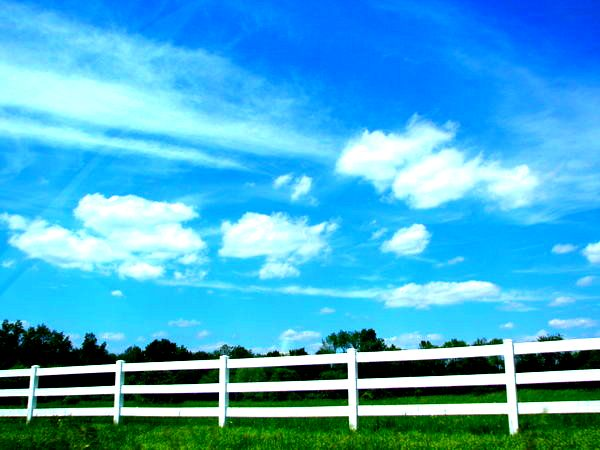
//> input picture Data/fance.jpg, 600 x 450 px
$ ./main   (built with g++ and OpenCV 4)
//> lines starting //> are read from the running program, lines starting //| are printed output that depends on the picture; after the words box and inside, x2 and y2 are one past the last pixel; in counts of white or black regions, pixels touching at a corner belong together
### Zadanie/hough.h
#ifndef HOUGH_H_
#define HOUGH_H_

#include <vector>

namespace zad {

	class Hough {
	public:
		Hough();
		virtual ~Hough();
	public:
		int Transform(unsigned char* img_data, int w, int h);
		std::vector< std::pair< std::pair<int, int>, std::pair<int, int> > > GetLines(int threshold);
		const unsigned int* GetAccu(int *w, int *h);
	private:
		unsigned int* _accu;
		int _accu_w;
		int _accu_h;
		int _img_w;
		int _img_h;
	};

}

#endif

### Zadanie/hough.cpp


#include "hough.h"
#include <cmath>
#include <iostream>
#include <string.h>
#include <stdlib.h>


#define DEG2RAD 0.017453293f

namespace zad {

	Hough::Hough() :_accu(0), _accu_w(0), _accu_h(0), _img_w(0), _img_h(0)
	{

	}

	Hough::~Hough() {
		if (_accu)
			free(_accu);
	}


	int Hough::Transform(unsigned char* img_data, int w, int h)
	{
		_img_w = w;
		_img_h = h;

		//Create the accu
		double hough_h = ((sqrt(2.0) * (double)(h>w ? h : w)) / 2.0);
		_accu_h = hough_h * 2.0; // -r -> +r
		_accu_w = 180;

		_accu = (unsigned int*)calloc(_accu_h * _accu_w, sizeof(unsigned int));

		double center_x = w / 2;
		double center_y = h / 2;


		for (int y = 0; y<h; y++)
		{
			for (int x = 0; x<w; x++)
			{
				if (img_data[(y*w) + x] > 250)
				{
					for (int t = 0; t<180; t++)
					{
						double r = (((double)x - center_x) * cos((double)t * DEG2RAD)) + (((double)y - center_y) * sin((double)t * DEG2RAD));
						_accu[(int)((round(r + hough_h) * 180.0)) + t]++;
					}
				}
			}
		}

		return 0;
	}

	std::vector< std::pair< std::pair<int, int>, std::pair<int, int> > > Hough::GetLines(int threshold)
	{
		std::vector< std::pair< std::pair<int, int>, std::pair<int, int> > > lines;

		if (_accu == 0)
			return lines;

		for (int r = 0; r<_accu_h; r++)
		{
			for (int t = 0; t<_accu_w; t++)
			{
				if ((int)_accu[(r*_accu_w) + t] >= threshold)
				{
					//Is this point a local maxima (9x9)
					int max = _accu[(r*_accu_w) + t];
					for (int ly = -4; ly <= 4; ly++)
					{
						for (int lx = -4; lx <= 4; lx++)
						{
							if ((ly + r >= 0 && ly + r<_accu_h) && (lx + t >= 0 && lx + t<_accu_w))
							{
								if ((int)_accu[((r + ly)*_accu_w) + (t + lx)] > max)
								{
									max = _accu[((r + ly)*_accu_w) + (t + lx)];
									ly = lx = 5;
								}
							}
						}
					}
					if (max >(int)_accu[(r*_accu_w) + t])
						continue;


					int x1, y1, x2, y2;
					x1 = y1 = x2 = y2 = 0;

					if (t >= 45 && t <= 135)
					{
						//y = (r - x cos(t)) / sin(t)
						x1 = 0;
						y1 = ((double)(r - (_accu_h / 2)) - ((x1 - (_img_w / 2)) * cos(t * DEG2RAD))) / sin(t * DEG2RAD) + (_img_h / 2);
						x2 = _img_w - 0;
						y2 = ((double)(r - (_accu_h / 2)) - ((x2 - (_img_w / 2)) * cos(t * DEG2RAD))) / sin(t * DEG2RAD) + (_img_h / 2);
					}
					else
					{
						//x = (r - y sin(t)) / cos(t);
						y1 = 0;
						x1 = ((double)(r - (_accu_h / 2)) - ((y1 - (_img_h / 2)) * sin(t * DEG2RAD))) / cos(t * DEG2RAD) + (_img_w / 2);
						y2 = _img_h - 0;
						x2 = ((double)(r - (_accu_h / 2)) - ((y2 - (_img_h / 2)) * sin(t * DEG2RAD))) / cos(t * DEG2RAD) + (_img_w / 2);
					}

					lines.push_back(std::pair< std::pair<int, int>, std::pair<int, int> >(std::pair<int, int>(x1, y1), std::pair<int, int>(x2, y2)));

				}
			}
		}

		std::cout << "lines: " << lines.size() << " " << threshold << std::endl;
		return lines;
	}

	const unsigned int* Hough::GetAccu(int *w, int *h)
	{
		*w = _accu_w;
		*h = _accu_h;

		return _accu;
	}

}

### Zadanie/main.cpp

#include <stdio.h>
#include <string>
#include <map>
#include <iostream>

#include "opencv2/highgui/highgui.hpp"
#include "opencv2/imgproc/imgproc.hpp"
#include "opencv2/core/core.hpp"

#include "hough.h"

using namespace cv;

int  threshold = 5;

std::string img_path="../Data/fance.jpg";


const char* CW_IMG_ORIGINAL = "Result";
const char* CW_IMG_EDGE = "Canny Edge Detection";
const char* CW_ACCUMULATOR = "Accumulator";
const char* CW_IMG_BLUR = "Blur";

void doTransform(std::string, int threshold);


void usage(char * s)
{

	fprintf(stderr, "\n");
	fprintf(stderr, "%s -s <source file> [-t <threshold>] - hough transform. build: %s-%s \n", s, __DATE__, __TIME__);
	fprintf(stderr, "   s: path image file\n");
	fprintf(stderr, "   t: hough threshold\n");
	fprintf(stderr, "\nexample:  ./hough -s ./img/russell-crowe-robin-hood-arrow.jpg -t 195\n");
	fprintf(stderr, "\n");
}


// V funkcii main si vytvoríme okná do ktorých zobrazíme výsledky ,
// nastavíme ich velkos a ich polohu na obrazovke.
// V maine ete zavoláme funkciu doTransform ktorá vykoná houghovú
// tranosformáciu a zobrazí výsledky do okien ktoré sme si vytvorili
int main(int argc, char** argv) {


	cv::namedWindow(CW_IMG_ORIGINAL, cv::WINDOW_AUTOSIZE);
	cv::namedWindow(CW_IMG_BLUR, cv::WINDOW_AUTOSIZE);
	cv::namedWindow(CW_IMG_EDGE, cv::WINDOW_AUTOSIZE);
	cv::namedWindow(CW_ACCUMULATOR, cv::WINDOW_AUTOSIZE);

	cvMoveWindow(CW_IMG_ORIGINAL, 10, 10);
	cvMoveWindow(CW_IMG_EDGE, 680, 10);
	cvMoveWindow(CW_ACCUMULATOR, 680, 10);
	cvMoveWindow(CW_IMG_BLUR, 20, 10);

	doTransform(img_path, 0 ); // tu zadáme treshold


	return 0;
}


// V tejto funkcii urobíme naèitánie obrázka, potom tento obrázok prejdeme pomocou filtrov a to filtrom
//rozmazania , potom filtrom na dekeciu hrán ktorý tam obrázok upraví aj do èierno bielej
// potom poleme takéto spracovaný obraz do naej funkcie v ktoréj detekujeme èiary tam si
//naplníme akumulátor a potom v tomto akumulátore hladáme najlepie monosti
// Nasledne najlepie výsledky zobrazíme
void doTransform(std::string file_path, int threshold)
{
//> called with file_path = "../Data/fance.jpg", threshold = 0

	cv::Mat img_edge;
	cv::Mat img_blur;

	cv::Mat img_ori = cv::imread(file_path, 1);
//> img_ori is the input picture: 450 rows x 600 cols, CV_8UC3; mean B, G, R 211.8, 172.9, 71.1
	cv::blur(img_ori, img_blur, cv::Size(5, 5));
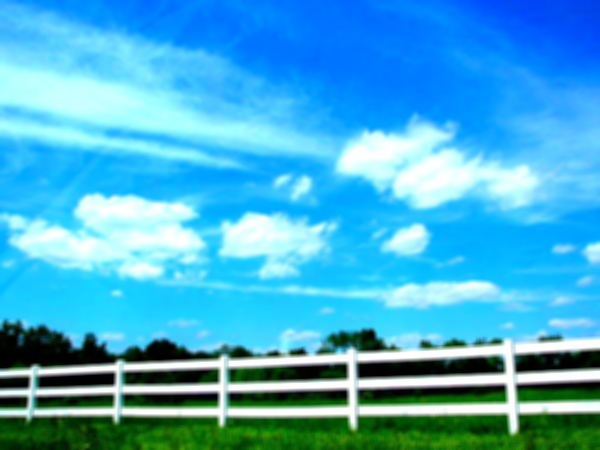
//> img_blur: 450 rows x 600 cols, CV_8UC3; mean B, G, R 211.9, 172.9, 71.1
	cv::Canny(img_blur, img_edge, 100, 150, 3);
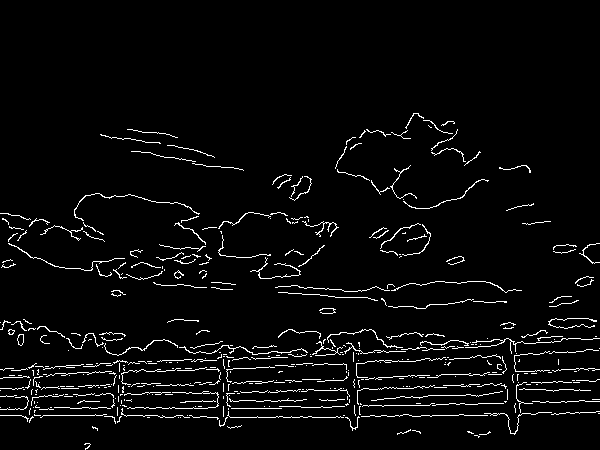
//> img_edge: 450 rows x 600 cols, CV_8UC1; 3.8% white in thin lines or dots, all inside (x1, y1, x2, y2) = (0, 113, 600, 450)

	int w = img_edge.cols;
//> w = 600
	int h = img_edge.rows;
//> h = 450

	//Transfromácia
	zad::Hough hough;
	hough.Transform(img_edge.data, w, h);


	if (threshold == 0)
		threshold = w>h ? w / 4 : h / 4;
//> threshold = 150

	while (1)
	{
		cv::Mat img_res = img_ori.clone();

		//Hladám v akumulátore
		std::vector< std::pair< std::pair<int, int>, std::pair<int, int> > > lines = hough.GetLines(threshold);
//> after the loop in GetLines, `for (int r = 0; r<_accu_h; r++)`: lines = 8 items
//| lines: 8 150
//> lines = 8 items

		//Vykreslíme výsledky
		std::vector< std::pair< std::pair<int, int>, std::pair<int, int> > >::iterator it;
		for (it = lines.begin(); it != lines.end(); it++)
		{
			cv::line(img_res, cv::Point(it->first.first, it->first.second), cv::Point(it->second.first, it->second.second), cv::Scalar(0, 0, 255), 2, 8);
		}
//> this loop made 8 passes
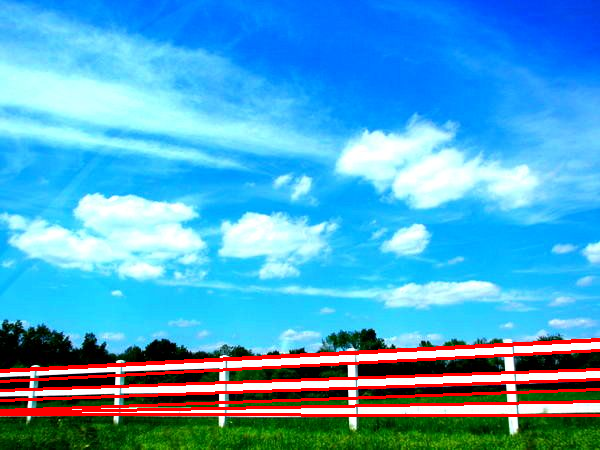
//> img_res: 450 rows x 600 cols, CV_8UC3; 4.87% of pixels changed, all inside (x1, y1, x2, y2) = (0, 338, 600, 417)

		//Zobrazím vetky
		int aw, ah, maxa;
		aw = ah = maxa = 0;
		const unsigned int* accu = hough.GetAccu(&aw, &ah);
//> aw = 180; ah = 848

		for (int p = 0; p<(ah*aw); p++)
		{
			if ((int)accu[p] > maxa)
				maxa = accu[p];
		}
//> this loop made 152640 passes
//> maxa on passes 22321, 22681, 22861, 23761, 23941, 26461, 30245, 30786, 36374, 38160, 38699, 44643: 11, 16, 18, 21, 23, 25, 28, 31, 37, 38, 42, 46
//> after the loop, maxa = 229
		double contrast = 1.0;
		double coef = 255.0 / (double)maxa * contrast;
//> coef = 1.11

		cv::Mat img_accu(ah, aw, CV_8UC3);
//> img_accu: 848 rows x 180 cols, CV_8UC3; every value is 0
		for (int p = 0; p<(ah*aw); p++)
		{
			unsigned char c = (double)accu[p] * coef < 255.0 ? (double)accu[p] * coef : 255.0;
			img_accu.data[(p * 3) + 0] = 255;
			img_accu.data[(p * 3) + 1] = 255 - c;
			img_accu.data[(p * 3) + 2] = 255 - c;
		}
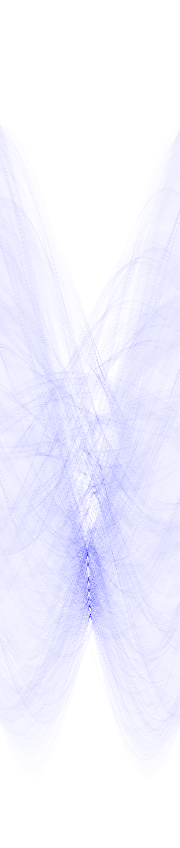
//> img_accu: 848 rows x 180 cols, CV_8UC3; mean B, G, R 255, 241.7, 241.7

		cv::imshow(CW_IMG_BLUR, img_blur);
		cv::imshow(CW_IMG_ORIGINAL, img_res);
		cv::imshow(CW_IMG_EDGE, img_edge);
		cv::imshow(CW_ACCUMULATOR, img_accu);

		char c = cv::waitKey(360000);
//> the Esc key is pressed
		if (c == '+')
			threshold += 5;
		if (c == '-')
			threshold -= 5;
		if (c == 27)
			break;
	}
//> after the loop, threshold = 150
}

$ run again, with Data/846344_3.jpg copied over Data/fance.jpg
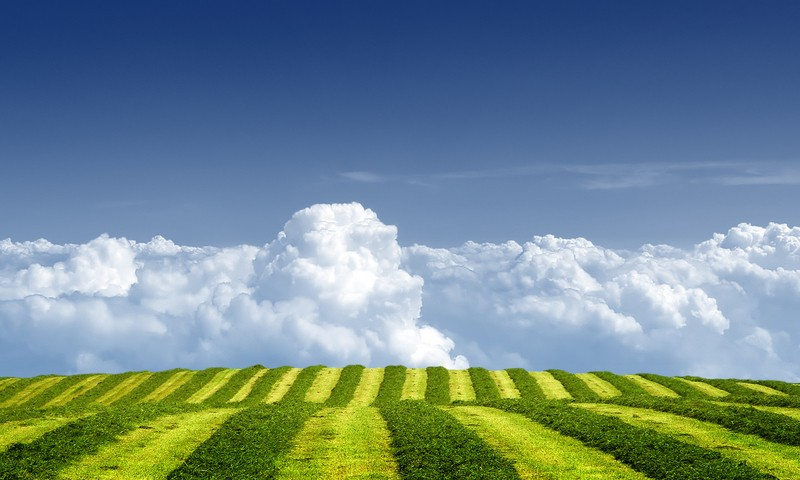
//> input picture Data/846344_3.jpg, 800 x 480 px
//> in doTransform, img_ori is the input picture: 480 rows x 800 cols, CV_8UC3; mean B, G, R 139.9, 136.6, 112.3
//> in doTransform, `cv::Canny(img_blur, img_edge, 100, 150, 3);`:
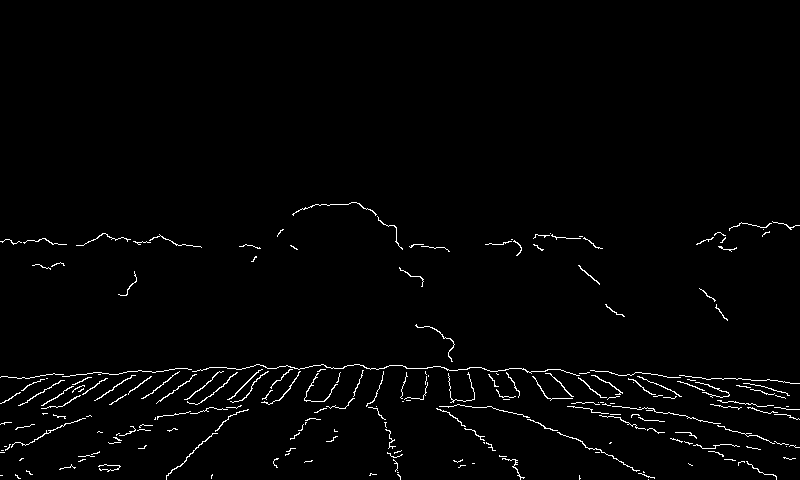
//> img_edge: 480 rows x 800 cols, CV_8UC1; 1.7% white in thin lines or dots, all inside (x1, y1, x2, y2) = (0, 202, 800, 480)
//> after the loop in GetLines, `for (int r = 0; r<_accu_h; r++)`: lines = 0 items
//| lines: 0 200
//> aw = 180; ah = 1131
//> the loop in doTransform, `for (int p = 0; p<(ah*aw); p++)` made 203580 passes
//> maxa on passes 29881, 30061, 30241, 30601, 31683, 32400, 34382, 35640: 6, 7, 8, 9, 10, 11, 12, 13
//> after the loop in doTransform, `for (int p = 0; p<(ah*aw); p++)`: maxa = 138
//> coef = 1.85
//> after the loop in doTransform, `for (int p = 0; p<(ah*aw); p++)`:
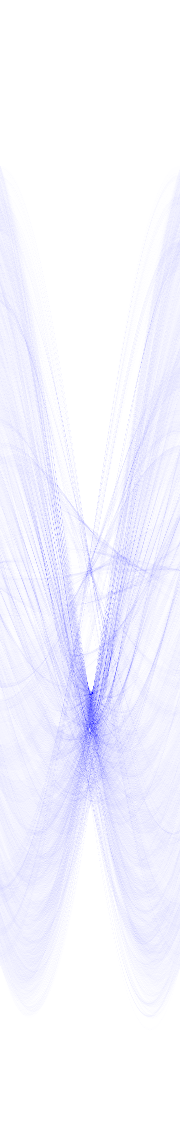
//> img_accu: 1131 rows x 180 cols, CV_8UC3; mean B, G, R 255, 244.6, 244.6

$ run again, with Data/house.jpg copied over Data/fance.jpg
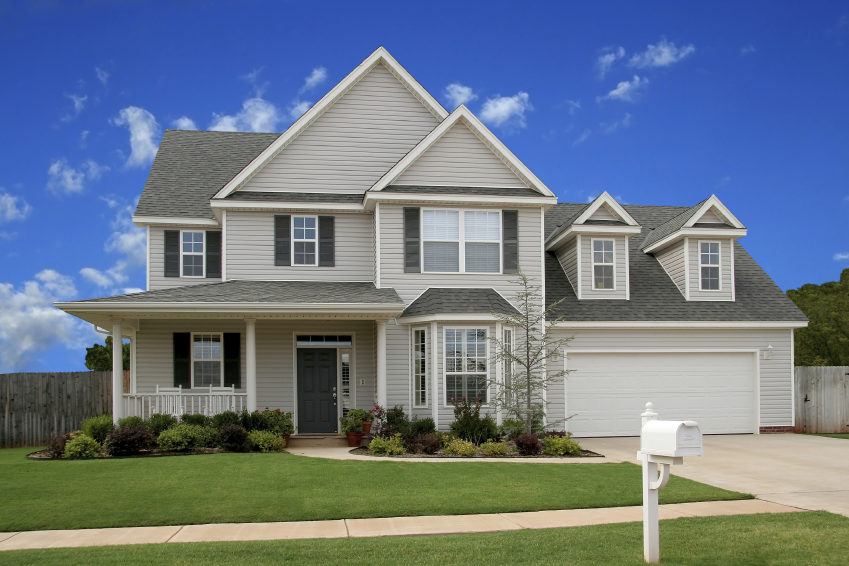
//> input picture Data/house.jpg, 1698 x 1131 px (shown at 1/2 size)
//> in doTransform, img_ori is the input picture: 1131 rows x 1698 cols, CV_8UC3; mean B, G, R 136, 120.7, 107.1
//> in doTransform, `cv::Canny(img_blur, img_edge, 100, 150, 3);`:
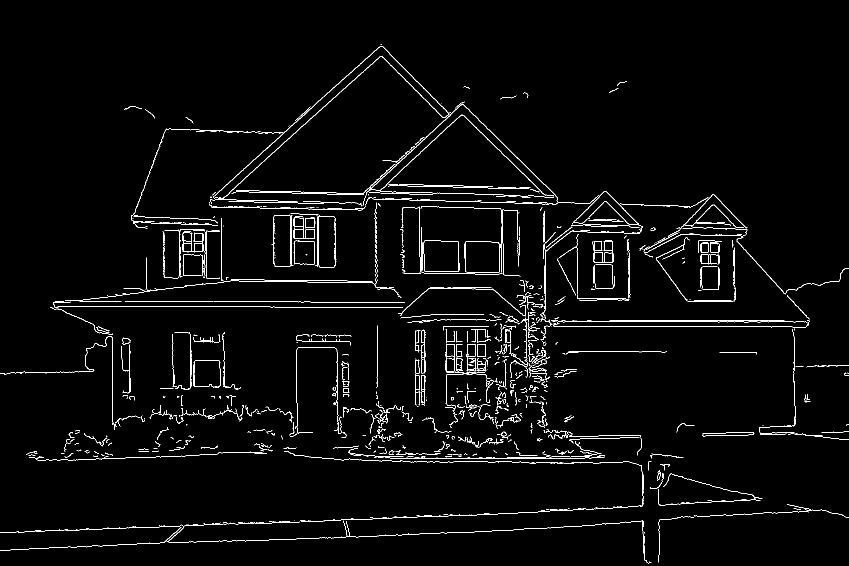
//> img_edge: 1131 rows x 1698 cols, CV_8UC1 (shown at 1/2 size); 2.4% white in thin lines or dots
//> after the loop in GetLines, `for (int r = 0; r<_accu_h; r++)`: lines = 3 items
//| lines: 3 424
//> the loop in doTransform, `for (it = lines.begin(); it != lines.end(); it++)` made 3 passes
//> aw = 180; ah = 2401
//> the loop in doTransform, `for (int p = 0; p<(ah*aw); p++)` made 432180 passes
//> maxa on passes 63361, 64260, 64620, 64980, 65340, 66598, 78480, 79200: 3, 4, 7, 8, 11, 15, 16, 20
//> after the loop in doTransform, `for (int p = 0; p<(ah*aw); p++)`: maxa = 522
//> coef = 0.489
//> after the loop in doTransform, `for (int p = 0; p<(ah*aw); p++)`:
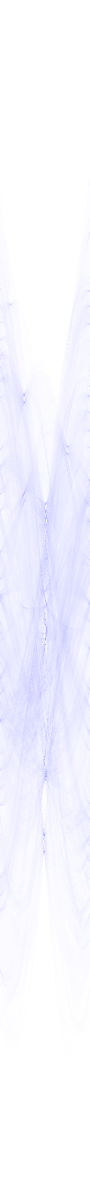
//> img_accu: 2401 rows x 180 cols, CV_8UC3 (shown at 1/2 size); mean B, G, R 255, 245.9, 245.9
